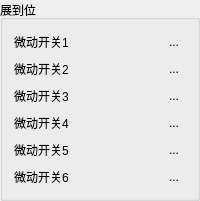
       <widget class="QGroupBox" name="groupBox_10">
        <property name="minimumSize">
         <size>
          <width>180</width>
          <height>0</height>
         </size>
        </property>
        <property name="maximumSize">
         <size>
          <width>380</width>
          <height>16777215</height>
         </size>
        </property>
        <property name="title">
         <string>展到位</string>
        </property>
        <layout class="QGridLayout" name="gridLayout_5">
         <item row="4" column="1">
          <widget class="QToolButton" name="LevelButton5">
           <property name="text">
            <string>...</string>
           </property>
           <property name="icon">
            <iconset resource="../Image/image.qrc">
             <normaloff>:/green.png</normaloff>:/green.png</iconset>
           </property>
           <property name="iconSize">
            <size>
             <width>10</width>
             <height>10</height>
            </size>
           </property>
           <property name="autoRaise">
            <bool>true</bool>
           </property>
          </widget>
         </item>
         <item row="2" column="0">
          <widget class="QLabel" name="label_51">
           <property name="text">
            <string>微动开关3</string>
           </property>
          </widget>
         </item>
         <item row="2" column="1">
          <widget class="QToolButton" name="LevelButton3">
           <property name="text">
            <string>...</string>
           </property>
           <property name="icon">
            <iconset resource="../Image/image.qrc">
             <normaloff>:/green.png</normaloff>:/green.png</iconset>
           </property>
           <property name="iconSize">
            <size>
             <width>10</width>
             <height>10</height>
            </size>
           </property>
           <property name="autoRaise">
            <bool>true</bool>
           </property>
          </widget>
         </item>
         <item row="4" column="0">
          <widget class="QLabel" name="label_53">
           <property name="text">
            <string>微动开关5</string>
           </property>
          </widget>
         </item>
         <item row="3" column="0">
          <widget class="QLabel" name="label_52">
           <property name="text">
            <string>微动开关4</string>
           </property>
          </widget>
         </item>
         <item row="5" column="0">
          <widget class="QLabel" name="label_54">
           <property name="text">
            <string>微动开关6</string>
           </property>
          </widget>
         </item>
         <item row="0" column="1">
          <widget class="QToolButton" name="LevelButton1">
           <property name="text">
            <string>...</string>
           </property>
           <property name="icon">
            <iconset resource="../Image/image.qrc">
             <normaloff>:/green.png</normaloff>:/green.png</iconset>
           </property>
           <property name="iconSize">
            <size>
             <width>10</width>
             <height>10</height>
            </size>
           </property>
           <property name="autoRaise">
            <bool>true</bool>
           </property>
          </widget>
         </item>
         <item row="5" column="1">
          <widget class="QToolButton" name="LevelButton6">
           <property name="text">
            <string>...</string>
           </property>
           <property name="icon">
            <iconset resource="../Image/image.qrc">
             <normaloff>:/green.png</normaloff>:/green.png</iconset>
           </property>
           <property name="iconSize">
            <size>
             <width>10</width>
             <height>10</height>
            </size>
           </property>
           <property name="autoRaise">
            <bool>true</bool>
           </property>
          </widget>
         </item>
         <item row="1" column="1">
          <widget class="QToolButton" name="LevelButton2">
           <property name="text">
            <string>...</string>
           </property>
           <property name="icon">
            <iconset resource="../Image/image.qrc">
             <normaloff>:/green.png</normaloff>:/green.png</iconset>
           </property>
           <property name="iconSize">
            <size>
             <width>10</width>
             <height>10</height>
            </size>
           </property>
           <property name="autoRaise">
            <bool>true</bool>
           </property>
          </widget>
         </item>
         <item row="1" column="0">
          <widget class="QLabel" name="label_50">
           <property name="text">
            <string>微动开关2</string>
           </property>
          </widget>
         </item>
         <item row="3" column="1">
          <widget class="QToolButton" name="LevelButton4">
           <property name="text">
            <string>...</string>
           </property>
           <property name="icon">
            <iconset resource="../Image/image.qrc">
             <normaloff>:/green.png</normaloff>:/green.png</iconset>
           </property>
           <property name="iconSize">
            <size>
             <width>10</width>
             <height>10</height>
            </size>
           </property>
           <property name="autoRaise">
            <bool>true</bool>
           </property>
          </widget>
         </item>
         <item row="0" column="0">
          <widget class="QLabel" name="label_49">
           <property name="text">
            <string>微动开关1</string>
           </property>
          </widget>
         </item>
        </layout>
       </widget>
